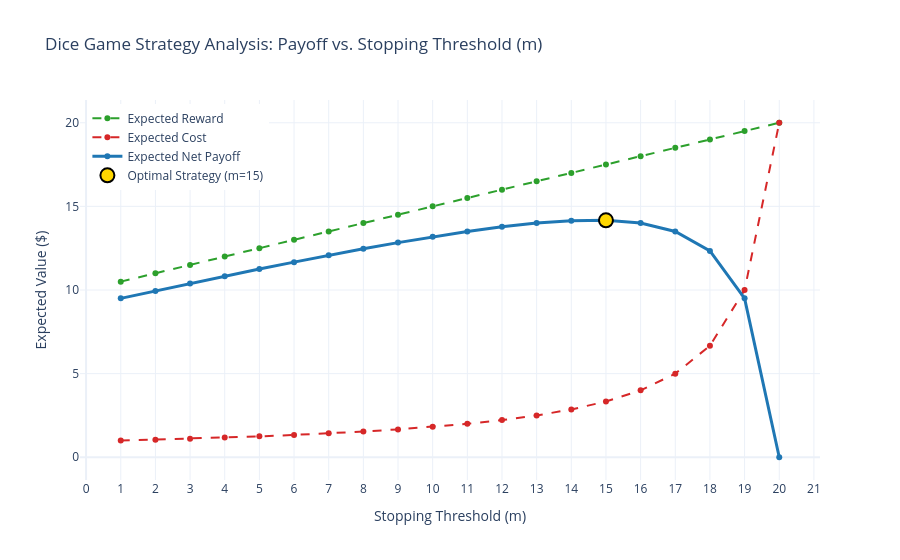

Here is the notebook cell this chart was saved with:
### Markdown cell above
# Conditional Expectation: Dice Game Strategy Analysis

## Problem Overview
This notebook analyzes an optimal stopping problem for a dice game where we must decide when to stop rolling and accept our earnings. The goal is to find the threshold value $m$ that maximizes expected net payoff.

### Code cell
import numpy as np
import pandas as pd
import plotly.graph_objects as go

def plot_interactive_strategy(max_faces=20):
    # 1. Vectorize the calculations using NumPy
    m_values = np.arange(1, max_faces + 1)
    
    # Expected Cost: 20 / (20 - m + 1)
    expected_cost = max_faces / (max_faces - m_values + 1)
    
    # Expected Reward: (m + 20) / 2
    expected_reward = (m_values + max_faces) / 2.0
    
    # Expected Net Payoff
    expected_net_payoff = expected_reward - expected_cost
    
    # Structure into a DataFrame for clean data management
    df = pd.DataFrame({
        'm': m_values,
        'Cost': expected_cost,
        'Reward': expected_reward,
        'Net_Payoff': expected_net_payoff
    })
    
    # Find the mathematically optimal threshold
    optimal_idx = df['Net_Payoff'].idxmax()
    optimal_m = df.loc[optimal_idx, 'm']
    max_payoff = df.loc[optimal_idx, 'Net_Payoff']

    # 2. Build the interactive Plotly figure
    fig = go.Figure()

    # Add Expected Reward (Dashed Green)
    fig.add_trace(go.Scatter(
        x=df['m'], y=df['Reward'], 
        mode='lines+markers', 
        name='Expected Reward',
        line=dict(dash='dash', color='#2ca02c')
    ))

    # Add Expected Cost (Dashed Red)
    fig.add_trace(go.Scatter(
        x=df['m'], y=df['Cost'], 
        mode='lines+markers', 
        name='Expected Cost',
        line=dict(dash='dash', color='#d62728')
    ))

    # Add Expected Net Payoff (Solid Blue)
    fig.add_trace(go.Scatter(
        x=df['m'], y=df['Net_Payoff'], 
        mode='lines+markers', 
        name='Expected Net Payoff',
        line=dict(width=3, color='#1f77b4')
    ))

    # Highlight the Optimal Strategy Point
    fig.add_trace(go.Scatter(
        x=[optimal_m], y=[max_payoff], 
        mode='markers', 
        name=f'Optimal Strategy (m={optimal_m})',
        marker=dict(color='gold', size=14, line=dict(color='black', width=2)),
        hovertemplate='m: %{x}<br>Max Payoff: $%{y:.2f}<extra></extra>'
    ))

    # 3. Configure the layout and interactivity
    fig.update_layout(
        title='Dice Game Strategy Analysis: Payoff vs. Stopping Threshold (m)',
        xaxis_title='Stopping Threshold (m)',
        yaxis_title='Expected Value ($)',
        xaxis=dict(tickmode='linear', dtick=1), # Force x-axis to show every integer
        hovermode='x unified', # Shows all three metrics simultaneously when hovering over an 'm'
        template='plotly_white',
        legend=dict(yanchor="top", y=0.99, xanchor="left", x=0.01)
    )

    # Render the plot in your default browser or Jupyter Notebook
    fig.show()

# Execute the visualization
plot_interactive_strategy(20)

### Figure 1 — Plotly figure (JSON) as saved in the notebook; plotly's stock layout.template omitted (floating-point values rounded to 4 significant figures)
{"data": [{"line": {"color": "#2ca02c", "dash": "dash"}, "mode": "lines+markers", "name": "Expected Reward", "type": "scatter", "x": [1, 2, 3, 4, 5, 6, 7, 8, 9, 10, 11, 12, 13, 14, 15, 16, 17, 18, 19, 20], "y": [10.5, 11.0, 11.5, 12.0, 12.5, 13.0, 13.5, 14.0, 14.5, 15.0, 15.5, 16.0, 16.5, 17.0, 17.5, 18.0, 18.5, 19.0, 19.5, 20.0]}, {"line": {"color": "#d62728", "dash": "dash"}, "mode": "lines+markers", "name": "Expected Cost", "type": "scatter", "x": [1, 2, 3, 4, 5, 6, 7, 8, 9, 10, 11, 12, 13, 14, 15, 16, 17, 18, 19, 20], "y": [1.0, 1.053, 1.111, 1.176, 1.25, 1.333, 1.429, 1.538, 1.667, 1.818, 2.0, 2.222, 2.5, 2.857, 3.333, 4.0, 5.0, 6.667, 10.0, 20.0]}, {"line": {"color": "#1f77b4", "width": 3}, "mode": "lines+markers", "name": "Expected Net Payoff", "type": "scatter", "x": [1, 2, 3, 4, 5, 6, 7, 8, 9, 10, 11, 12, 13, 14, 15, 16, 17, 18, 19, 20], "y": [9.5, 9.947, 10.39, 10.82, 11.25, 11.67, 12.07, 12.46, 12.83, 13.18, 13.5, 13.78, 14.0, 14.14, 14.17, 14.0, 13.5, 12.33, 9.5, 0.0]}, {"hovertemplate": "m: %{x}<br>Max Payoff: $%{y:.2f}<extra></extra>", "marker": {"color": "gold", "line": {"color": "black", "width": 2}, "size": 14}, "mode": "markers", "name": "Optimal Strategy (m=15)", "type": "scatter", "x": [15], "y": [14.17]}], "layout": {"hovermode": "x unified", "legend": {"x": 0.01, "xanchor": "left", "y": 0.99, "yanchor": "top"}, "title": {"text": "Dice Game Strategy Analysis: Payoff vs. Stopping Threshold (m)"}, "xaxis": {"dtick": 1, "tickmode": "linear", "title": {"text": "Stopping Threshold (m)"}}, "yaxis": {"title": {"text": "Expected Value ($)"}}}}
